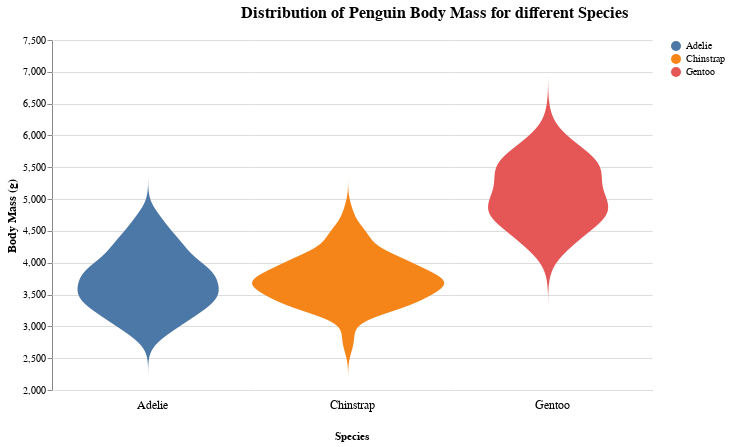

The notebook cell saved with this chart:
### Code cell
alt.Chart(penguins_df).transform_density(
    'body_mass_g',
    as_=['body_mass_g', 'density'],
    extent=[2000, 7500],
    groupby=['species']
).mark_area(orient='horizontal').encode(
    y=alt.Y('body_mass_g:Q', title="Body Mass (g)", axis=alt.Axis(titleFontSize=12, labelFontSize=10)),
    color=alt.Color('species:N', legend=alt.Legend(title=None, titleFontSize=12, labelFontSize=10)),
    x=alt.X(
        'density:Q',
        stack='center',
        impute=None,
        title=None,
        axis=alt.Axis(titleFontSize=12, labelFontSize=12, labels=False, values=[0],grid=False, ticks=False),
    ),
    column=alt.Column(
        'species:N',
         sort=['Adelie', 'Chinstrap', 'Gentoo'],
        header=alt.Header(
            titleOrient='bottom',
            labelOrient='bottom',
            title="Species",
            labelFontSize=12,
            labelPadding=10
        ),
    )
).properties(
    width=200, height=350
).configure_facet(
    spacing=0
).configure_view(
    stroke=None
).properties(
    title={
        "text": "Distribution of Penguin Body Mass for different Species",
        "dx": 70,
        "fontSize": 16,
        "fontWeight": "bold",
        "anchor": "middle",
        "color": "black",
        "subtitleFontSize": 12,
        "subtitleColor": "gray",
        "subtitlePadding": 10,
        "dy": -10
    }
)

### Figure 1 — Vega-Lite specification as saved in the notebook (floating-point values rounded to 4 significant figures; data arrays with more than 128 entries replaced by an {"elided": "..."} marker saying what was removed)
{"config": {"view": {"continuousWidth": 400, "continuousHeight": 300, "stroke": null}, "facet": {"spacing": 0}}, "data": {"name": "data-98dc9131c0a33040430298fe6e3c3474"}, "mark": {"type": "area", "orient": "horizontal"}, "encoding": {"color": {"field": "species", "legend": {"labelFontSize": 10, "title": null, "titleFontSize": 12}, "type": "nominal"}, "column": {"field": "species", "header": {"labelFontSize": 12, "labelOrient": "bottom", "labelPadding": 10, "title": "Species", "titleOrient": "bottom"}, "sort": ["Adelie", "Chinstrap", "Gentoo"], "type": "nominal"}, "x": {"axis": {"grid": false, "labelFontSize": 12, "labels": false, "ticks": false, "titleFontSize": 12, "values": [0]}, "field": "density", "impute": null, "stack": "center", "title": null, "type": "quantitative"}, "y": {"axis": {"labelFontSize": 10, "titleFontSize": 12}, "field": "body_mass_g", "title": "Body Mass (g)", "type": "quantitative"}}, "height": 350, "title": {"text": "Distribution of Penguin Body Mass for different Species", "dx": 70, "fontSize": 16, "fontWeight": "bold", "anchor": "middle", "color": "black", "subtitleFontSize": 12, "subtitleColor": "gray", "subtitlePadding": 10, "dy": -10}, "transform": [{"density": "body_mass_g", "extent": [2000, 7500], "groupby": ["species"], "as": ["body_mass_g", "density"]}], "width": 200, "$schema": "https://vega.github.io/schema/vega-lite/v4.17.0.json", "datasets": {"data-98dc9131c0a33040430298fe6e3c3474": {"elided": "333 records"}}}
